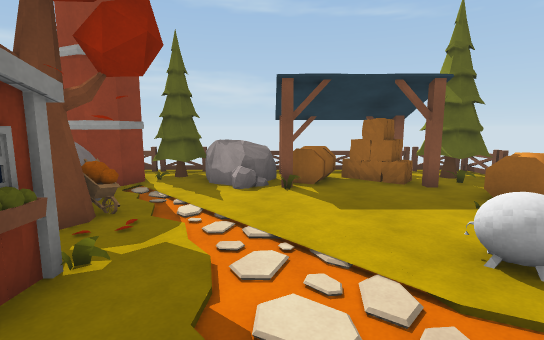
View 1 (above)

14 first-person views from a walk through a scene from a Unity 3-D project. The camera is 1.5 m above the floor, tilts 8° down and sees 85° across. The floor is counted in squares, 1 m on a side. Each view is taken from the middle of a square. On the plan, view 1 faces up. The plan holds only what a view shows up to about 15 squares ahead; the rest is blank. The player is left out. Surface patterns are stand-ins for the level's own textures.

View 2
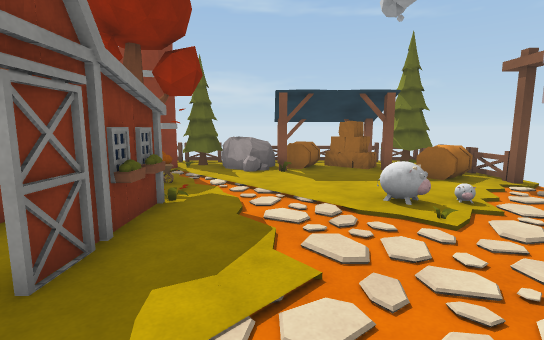

View 3
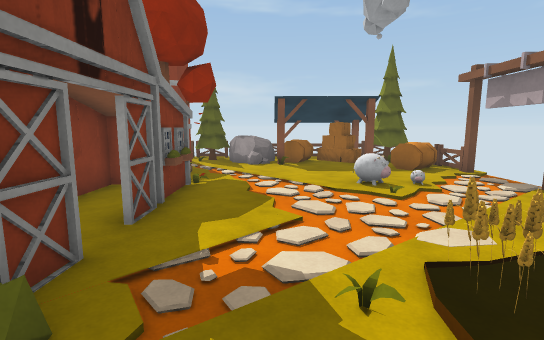

View 4
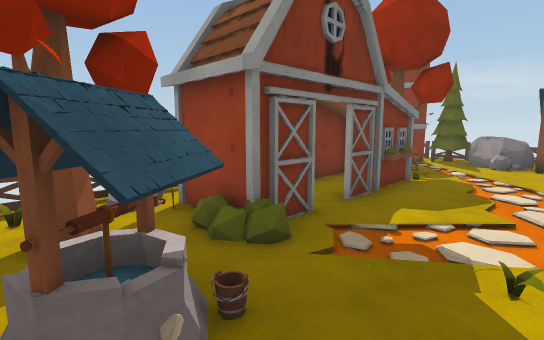

View 5
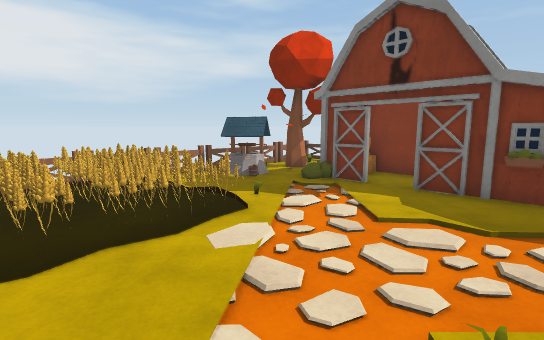

View 6
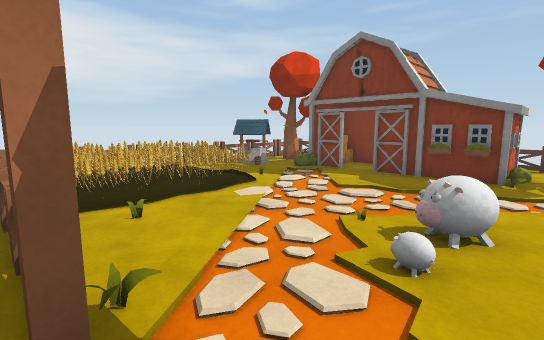

View 7
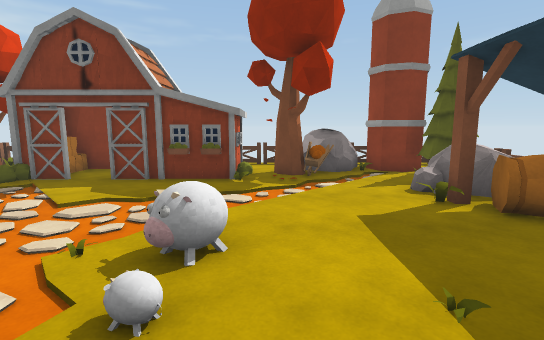

View 8
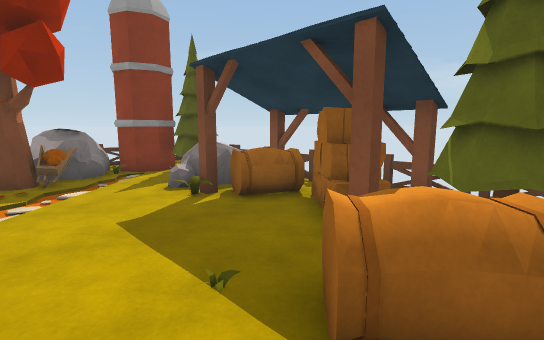

View 9
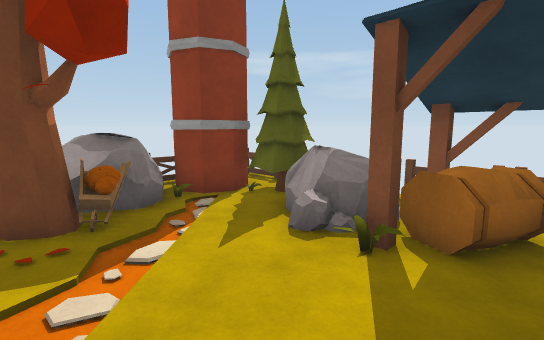

View 10
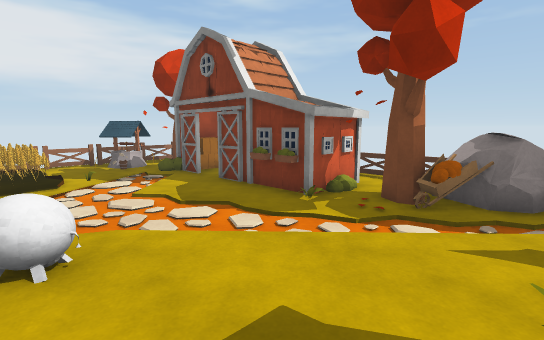

View 11
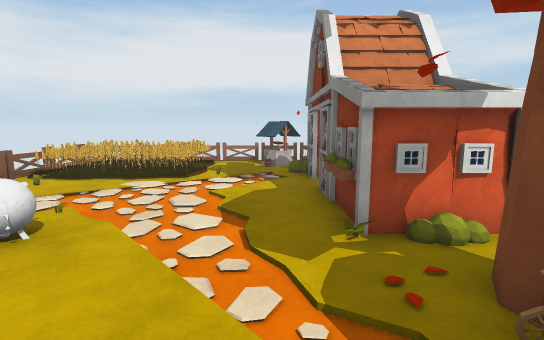

View 12
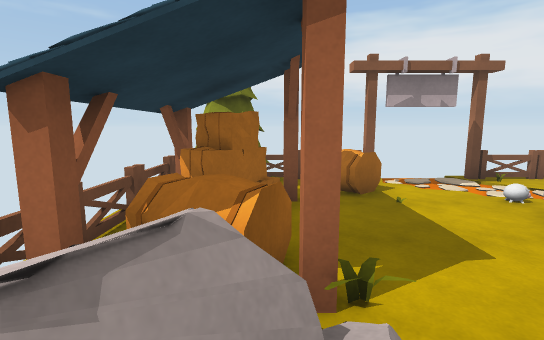

View 13
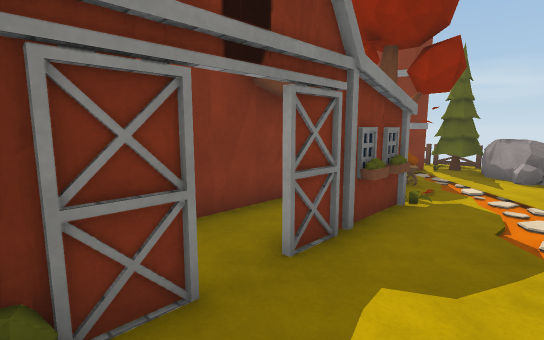

View 14
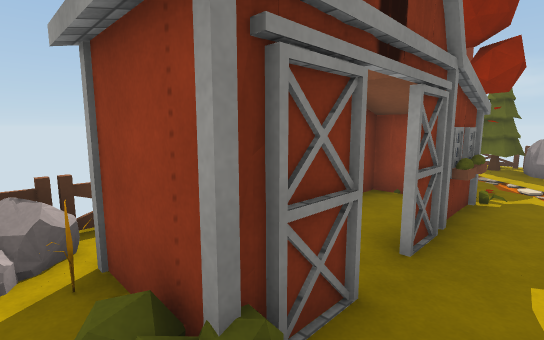

### Floor plan
Key: @ floor where view 1 was taken; # wall or solid block; . floor; / step, stairs or slope; = window, fence, low wall or low ledge; ^ raised ledge; O other object.
Columns run from 6 left of view 1 to 7 right of it. Each row starts with its distance up from view 1.
 10    ## ###
  9   ###^^####
  8  ##./=#=.####=
  7 =##.........==
  6  ^=O.......^==
  5  ^^O ........#
  4 =#OO .........
  3 =####...=^O...
  2   #.#........#
  1   #.#........=
  0   #.#.@......=
 -1   #..........=
 -2   #=#...======
 -3   #^#...======
 -4    #/...======
 -5   ####..======
 -6     ###.=====
 -7      =========

Where each view was taken, in squares from view 1:
view 1: 0 up, 0 right, facing up
view 2: 3 down, 0 right, facing up
view 3: 5 down, 0 right, facing up
view 4: 6 down, 1 right, facing up-left
view 5: 2 up, 5 right, facing down-left
view 6: 4 up, 7 right, facing down-left
view 7: 4 up, 6 right, facing left
view 8: 4 up, 6 right, facing up-left
view 9: 4 up, 2 right, facing up-left
view 10: 7 up, 3 right, facing down-left
view 11: 7 up, 1 left, facing down
view 12: 8 up, 2 left, facing right
view 13: 3 down, 0 right, facing up-left
view 14: 4 down, 1 left, facing up-left
